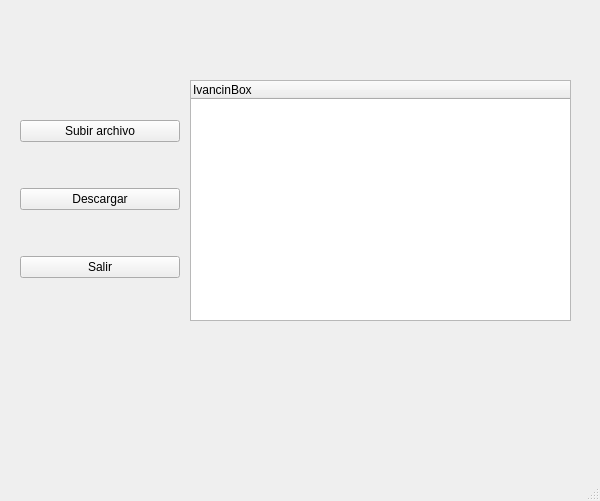
<?xml version="1.0" encoding="UTF-8"?>
<ui version="4.0">
 <class>MainWindow</class>
 <widget class="QMainWindow" name="MainWindow">
  <property name="geometry">
   <rect>
    <x>0</x>
    <y>0</y>
    <width>600</width>
    <height>501</height>
   </rect>
  </property>
  <property name="windowTitle">
   <string>IvancinBox</string>
  </property>
  <widget class="QWidget" name="centralwidget">
   <widget class="QStackedWidget" name="stackedWidget">
    <property name="geometry">
     <rect>
      <x>10</x>
      <y>0</y>
      <width>600</width>
      <height>450</height>
     </rect>
    </property>
    <property name="currentIndex">
     <number>1</number>
    </property>
    <widget class="QWidget" name="login_page">
     <widget class="QWidget" name="verticalLayoutWidget_2">
      <property name="geometry">
       <rect>
        <x>80</x>
        <y>30</y>
        <width>471</width>
        <height>144</height>
       </rect>
      </property>
      <layout class="QVBoxLayout" name="verticalLayout_2">
       <item>
        <widget class="QLabel" name="label_3">
         <property name="text">
          <string>Espera unos segundos mientras se carga la página</string>
         </property>
        </widget>
       </item>
       <item>
        <widget class="QLabel" name="label_4">
         <property name="text">
          <string>Debes hacer Log in en DropBox</string>
         </property>
        </widget>
       </item>
       <item>
        <widget class="QLabel" name="label_5">
         <property name="text">
          <string>Dar permiso a la aplicación</string>
         </property>
        </widget>
       </item>
       <item>
        <widget class="QLabel" name="label_2">
         <property name="text">
          <string>Copiar el código de autorización:</string>
         </property>
        </widget>
       </item>
       <item>
        <widget class="QLineEdit" name="lineEdit"/>
       </item>
       <item>
        <widget class="QLabel" name="label">
         <property name="text">
          <string>Click en &quot;Acceder&quot;</string>
         </property>
        </widget>
       </item>
      </layout>
     </widget>
     <widget class="QPushButton" name="pushButton">
      <property name="geometry">
       <rect>
        <x>260</x>
        <y>380</y>
        <width>98</width>
        <height>27</height>
       </rect>
      </property>
      <property name="text">
       <string>Acceder</string>
      </property>
     </widget>
     <widget class="QLabel" name="errorLabel">
      <property name="geometry">
       <rect>
        <x>160</x>
        <y>410</y>
        <width>321</width>
        <height>20</height>
       </rect>
      </property>
      <property name="text">
       <string/>
      </property>
     </widget>
    </widget>
    <widget class="QWidget" name="dp_page">
     <widget class="QTreeWidget" name="treeWidget">
      <property name="geometry">
       <rect>
        <x>180</x>
        <y>80</y>
        <width>381</width>
        <height>241</height>
       </rect>
      </property>
      <column>
       <property name="text">
        <string>IvancinBox</string>
       </property>
      </column>
     </widget>
     <widget class="QWidget" name="verticalLayoutWidget">
      <property name="geometry">
       <rect>
        <x>10</x>
        <y>80</y>
        <width>160</width>
        <height>241</height>
       </rect>
      </property>
      <layout class="QVBoxLayout" name="verticalLayout">
       <item>
        <widget class="QPushButton" name="subirButton">
         <property name="text">
          <string>Subir archivo</string>
         </property>
        </widget>
       </item>
       <item>
        <widget class="QPushButton" name="descargarButton">
         <property name="text">
          <string>Descargar</string>
         </property>
        </widget>
       </item>
       <item>
        <widget class="QPushButton" name="salirButton">
         <property name="text">
          <string>Salir</string>
         </property>
        </widget>
       </item>
      </layout>
     </widget>
    </widget>
   </widget>
  </widget>
  <widget class="QMenuBar" name="menubar">
   <property name="geometry">
    <rect>
     <x>0</x>
     <y>0</y>
     <width>600</width>
     <height>25</height>
    </rect>
   </property>
  </widget>
  <widget class="QStatusBar" name="statusbar"/>
 </widget>
 <resources/>
 <connections/>
</ui>
